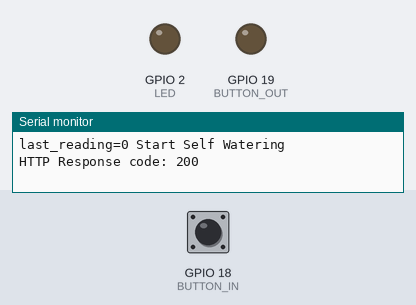
A sketch run on a simulated ESP32. On the bench: output pins drawn as LEDs (lit = HIGH), the last lines printed to the serial monitor. The inputs (shaded band) are chosen by the test bench; at power-on: GPIO 18 (BUTTON_IN) HIGH. WiFi joins after 1.5 s; servers stay silent unless stated; uploads are accepted with an empty reply; pins used as bus, display or sensor lines are not drawn.

Above: at 3.4 s.
3.5 s: GPIO 18 (BUTTON_IN) pulled LOW for 0.15 s
At 15.1 s:
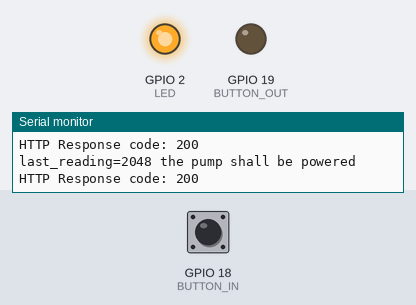
Timing chart, 0 to 16.2 s (numbered marks = the images above; inputs shaded):
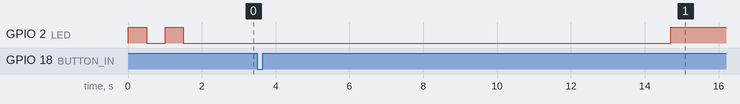

Measured:
- after the input at 3.5 s, GPIO 2 (LED): LOW → HIGH after 11.2 s

The sketch:

autowater.ino
```cpp
const int LED = 2;
const int PUMP_POWER = 26;
const int SENSOR_POWER = 25;
const int SENSOR_OUTPUT = 32;
const int BUTTON_IN = 18;
const int BUTTON_OUT = 19;

const int step = 500;  // 500ms
const int loop_size = 1000 * 60 * 60 * 2;  // 30s
int current_step = 0;

//variables to keep track of the timing of recent interrupts
unsigned long button_time = 0;
unsigned long last_button_time = 0;

void IRAM_ATTR handle_button() {
  button_time = millis();
  if (button_time - last_button_time > 250) {
    current_step = -1;
    last_button_time = button_time;
  }
}

void setup() {
  pinMode(LED, OUTPUT);
  pinMode(PUMP_POWER, OUTPUT);
  pinMode(SENSOR_POWER, OUTPUT);
  pinMode(SENSOR_OUTPUT, INPUT);
  pinMode(BUTTON_IN, INPUT_PULLUP);
  pinMode(BUTTON_OUT, OUTPUT);
  digitalWrite(BUTTON_OUT, LOW);

  Serial.begin(115200);
  wifiSetup ();
  log("Start Self Watering");

  current_step = 0;

  attachInterrupt(BUTTON_IN, handle_button, FALLING);
}

void loop() {
  if (current_step == -1) {
    log("button");
    current_step=loop_size;
  }

  if (current_step >= loop_size) {
    current_step = 0;
    log("main");
    check_plants();
  }

  current_step += step;
  delay(step);
}
```

check-plants.ino
```cpp
/* Ar~2240 Terra seca~1070 Terra molhada~900 */
const int SENSOR_THRESHOLD =  1200;

int last_reading = 0;

void water_plant() {
  digitalWrite(LED, HIGH);
  digitalWrite(PUMP_POWER, HIGH);
  delay(6000);
  digitalWrite(PUMP_POWER, LOW);
  digitalWrite(LED, LOW);
}

int check_sensor() {
  digitalWrite(SENSOR_POWER, HIGH);
  delay(10000);
  last_reading = analogRead(SENSOR_OUTPUT);
  digitalWrite(SENSOR_POWER, LOW);
  return last_reading;
}

void check_plants() {
  log("pre check sensor");
  check_sensor();
  log("sensor done");

  if(last_reading > SENSOR_THRESHOLD) {
    log("the pump shall be powered");
    water_plant();
    log("STOP");
  }
  else {
    log("will not power pump");
  }
}
```

controller.ino
```cpp

```

log.ino
```cpp
String UPSTREAM = "http://192.168.3.104:8080/";
```

wifi.ino
```cpp
#include <WiFi.h>
#include <HTTPClient.h>

const char* WIFI_NAME = "Bar do Bira Fundos";
const char* WIFI_PASSWORD =  "eaigente?";

void wifiSetup() {
  WiFi.begin(WIFI_NAME, WIFI_PASSWORD);

  while (WiFi.status() != WL_CONNECTED) {
    digitalWrite(LED, HIGH);
    delay(500);
    digitalWrite(LED, LOW);
    delay(500);
    Serial.println("Connecting to WiFi..");
  }

  Serial.print("Connected to WiFi network with IP Address: ");
  Serial.println(WiFi.localIP());
}

void log(const char* msg) {
  if(WiFi.status()!= WL_CONNECTED){
    Serial.println("WiFi Disconnected");
    return;
  }
  WiFiClient client;
  HTTPClient http;

  http.begin(client, UPSTREAM + "/esp32");
  http.addHeader("Content-Type", "text/plain");

  String log = "last_reading=";
  log += last_reading;
  log += " ";
  log += msg;

  Serial.println(log);
  int httpResponseCode = http.POST(log);
  Serial.print("HTTP Response code: ");
  Serial.println(httpResponseCode);
  http.end();
}
```
